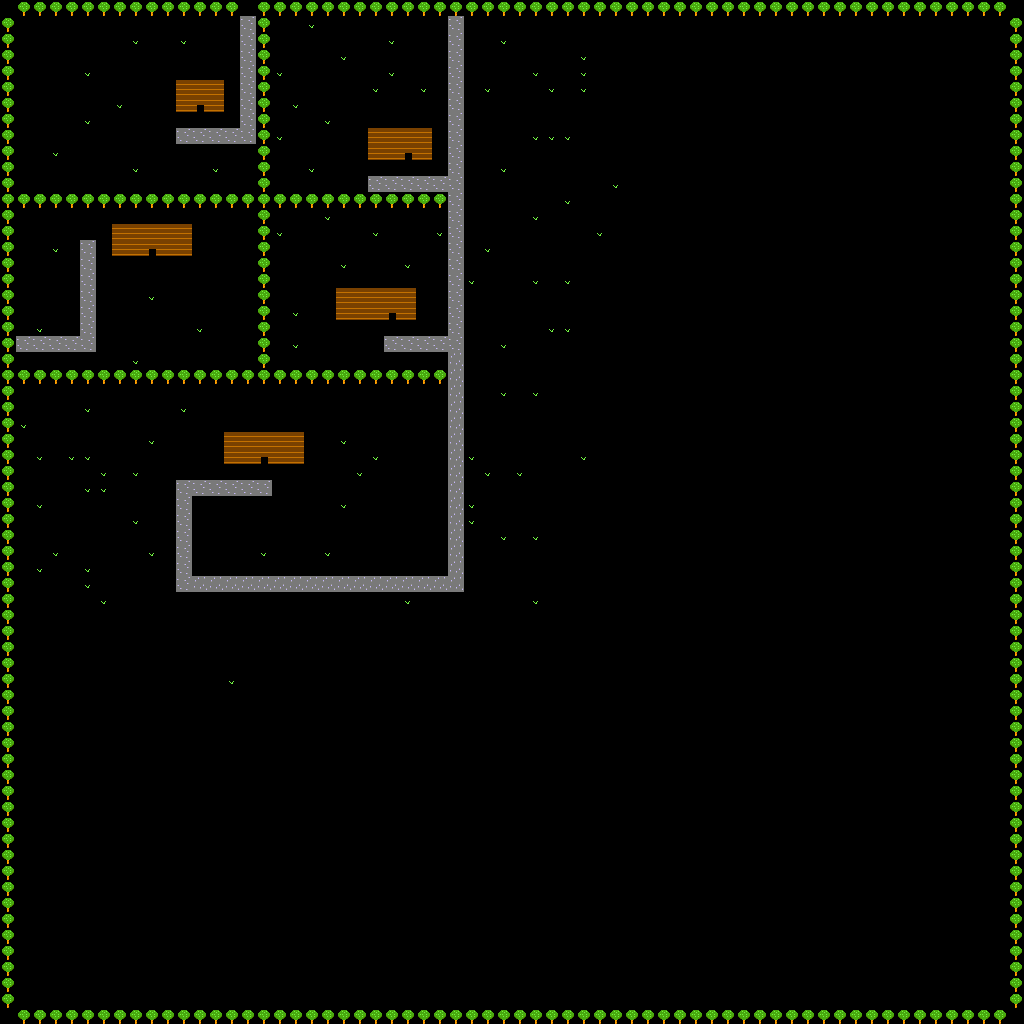

The image is a tile-based game level rendered from a .tmx file. Its description and source (layers, tilesets, objects; grid data summarised) follow:
An orthogonal 64x64 tile map with 16x16 px tiles, 2 tile layers (main, collision) and 4 objects (locked-gate, locked-gate-prompt, main_street, cabin).

<map version="1.8" tiledversion="1.8.0" orientation="orthogonal" renderorder="right-down" width="64" height="64" tilewidth="16" tileheight="16" infinite="0" nextlayerid="12" nextobjectid="29">
 <tileset firstgid="1" source="tileset.tsx" />
 <objectgroup id="6" name="enemy" />
 <layer id="1" name="main" width="64" height="64">
  <data>[4096 cells, 4085 non-empty, 5 distinct tile ids]</data>
 </layer>
 <objectgroup id="4" name="npc" />
 <layer id="2" name="collision" width="64" height="64">
  <data>[4096 cells, 354 non-empty, 3 distinct tile ids]</data>
 </layer>
 <objectgroup id="7" name="items" />
 <objectgroup id="8" name="save" />
 <objectgroup id="9" name="locked-gate">
  <object id="26" name="locked-gate" x="201.17" y="22.0659" width="16.7059" height="16.0871" />
  <object id="27" name="locked-gate-prompt" x="201.302" y="42.1946" width="17.9433" height="11.1372" />
 </objectgroup>
 <objectgroup id="11" name="main_street">
  <object id="28" name="main_street" x="241.706" y="1.96509" width="13.577" height="2.67967" />
 </objectgroup>
 <objectgroup id="3" name="cabin">
  <object id="6" name="cabin" x="190.574" y="105.852" width="20.7277" height="7.04339" />
 </objectgroup>
</map>
